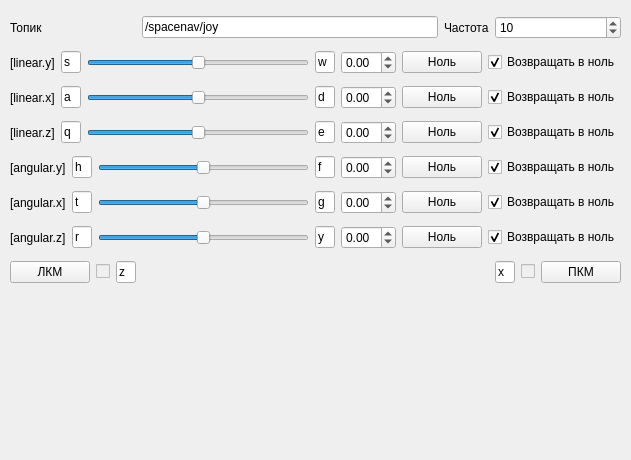
<?xml version="1.0" encoding="UTF-8"?>
<ui version="4.0">
 <class>spaceNavForm</class>
 <widget class="QWidget" name="spaceNavForm">
  <property name="geometry">
   <rect>
    <x>0</x>
    <y>0</y>
    <width>631</width>
    <height>460</height>
   </rect>
  </property>
  <property name="windowTitle">
   <string>Form</string>
  </property>
  <widget class="QWidget" name="gridLayoutWidget">
   <property name="geometry">
    <rect>
     <x>10</x>
     <y>10</y>
     <width>611</width>
     <height>287</height>
    </rect>
   </property>
   <layout class="QGridLayout" name="gridLayout">
    <item row="5" column="0" colspan="8">
     <layout class="QHBoxLayout" name="fourthLayout">
      <item>
       <widget class="QLabel" name="label_7">
        <property name="text">
         <string>[angular.x]</string>
        </property>
       </widget>
      </item>
      <item>
       <widget class="QLineEdit" name="decrementKey4">
        <property name="maximumSize">
         <size>
          <width>20</width>
          <height>16777215</height>
         </size>
        </property>
        <property name="focusPolicy">
         <enum>Qt::StrongFocus</enum>
        </property>
        <property name="contextMenuPolicy">
         <enum>Qt::DefaultContextMenu</enum>
        </property>
        <property name="text">
         <string>t</string>
        </property>
        <property name="maxLength">
         <number>1</number>
        </property>
        <property name="frame">
         <bool>true</bool>
        </property>
       </widget>
      </item>
      <item>
       <widget class="QSlider" name="slider4">
        <property name="minimum">
         <number>0</number>
        </property>
        <property name="maximum">
         <number>100</number>
        </property>
        <property name="singleStep">
         <number>1</number>
        </property>
        <property name="pageStep">
         <number>1</number>
        </property>
        <property name="value">
         <number>50</number>
        </property>
        <property name="tracking">
         <bool>true</bool>
        </property>
        <property name="orientation">
         <enum>Qt::Horizontal</enum>
        </property>
       </widget>
      </item>
      <item>
       <widget class="QLineEdit" name="incrementKey4">
        <property name="maximumSize">
         <size>
          <width>20</width>
          <height>16777215</height>
         </size>
        </property>
        <property name="text">
         <string>g</string>
        </property>
        <property name="maxLength">
         <number>1</number>
        </property>
       </widget>
      </item>
      <item>
       <widget class="QDoubleSpinBox" name="sb4">
        <property name="minimum">
         <double>-1.000000000000000</double>
        </property>
        <property name="maximum">
         <double>1.000000000000000</double>
        </property>
        <property name="singleStep">
         <double>0.010000000000000</double>
        </property>
       </widget>
      </item>
      <item>
       <widget class="QPushButton" name="setZeroButton4">
        <property name="text">
         <string>Ноль</string>
        </property>
       </widget>
      </item>
      <item>
       <widget class="QCheckBox" name="isSetableToZero4">
        <property name="text">
         <string>Возвращать в ноль</string>
        </property>
        <property name="checked">
         <bool>true</bool>
        </property>
       </widget>
      </item>
     </layout>
    </item>
    <item row="8" column="0">
     <widget class="QPushButton" name="leftMouseButton">
      <property name="text">
       <string>ЛКМ</string>
      </property>
     </widget>
    </item>
    <item row="3" column="0" colspan="8">
     <layout class="QHBoxLayout" name="secondLayout">
      <item>
       <widget class="QLabel" name="label_5">
        <property name="text">
         <string>[linear.z]</string>
        </property>
       </widget>
      </item>
      <item>
       <widget class="QLineEdit" name="decrementKey2">
        <property name="maximumSize">
         <size>
          <width>20</width>
          <height>16777215</height>
         </size>
        </property>
        <property name="text">
         <string>q</string>
        </property>
        <property name="maxLength">
         <number>1</number>
        </property>
       </widget>
      </item>
      <item>
       <widget class="QSlider" name="slider2">
        <property name="minimum">
         <number>0</number>
        </property>
        <property name="maximum">
         <number>100</number>
        </property>
        <property name="singleStep">
         <number>1</number>
        </property>
        <property name="pageStep">
         <number>1</number>
        </property>
        <property name="value">
         <number>50</number>
        </property>
        <property name="tracking">
         <bool>true</bool>
        </property>
        <property name="orientation">
         <enum>Qt::Horizontal</enum>
        </property>
       </widget>
      </item>
      <item>
       <widget class="QLineEdit" name="incrementKey2">
        <property name="maximumSize">
         <size>
          <width>20</width>
          <height>16777215</height>
         </size>
        </property>
        <property name="text">
         <string>e</string>
        </property>
        <property name="maxLength">
         <number>1</number>
        </property>
       </widget>
      </item>
      <item>
       <widget class="QDoubleSpinBox" name="sb2">
        <property name="minimum">
         <double>-1.000000000000000</double>
        </property>
        <property name="maximum">
         <double>1.000000000000000</double>
        </property>
        <property name="singleStep">
         <double>0.010000000000000</double>
        </property>
       </widget>
      </item>
      <item>
       <widget class="QPushButton" name="setZeroButton2">
        <property name="text">
         <string>Ноль</string>
        </property>
       </widget>
      </item>
      <item>
       <widget class="QCheckBox" name="isSetableToZero2">
        <property name="text">
         <string>Возвращать в ноль</string>
        </property>
        <property name="checked">
         <bool>true</bool>
        </property>
       </widget>
      </item>
     </layout>
    </item>
    <item row="2" column="0" colspan="8">
     <layout class="QHBoxLayout" name="firstLayout">
      <item>
       <widget class="QLabel" name="label_4">
        <property name="text">
         <string>[linear.x]</string>
        </property>
       </widget>
      </item>
      <item>
       <widget class="QLineEdit" name="decrementKey1">
        <property name="maximumSize">
         <size>
          <width>20</width>
          <height>16777215</height>
         </size>
        </property>
        <property name="text">
         <string>a</string>
        </property>
        <property name="maxLength">
         <number>1</number>
        </property>
       </widget>
      </item>
      <item>
       <widget class="QSlider" name="slider1">
        <property name="minimum">
         <number>0</number>
        </property>
        <property name="maximum">
         <number>100</number>
        </property>
        <property name="singleStep">
         <number>1</number>
        </property>
        <property name="pageStep">
         <number>1</number>
        </property>
        <property name="value">
         <number>50</number>
        </property>
        <property name="tracking">
         <bool>true</bool>
        </property>
        <property name="orientation">
         <enum>Qt::Horizontal</enum>
        </property>
       </widget>
      </item>
      <item>
       <widget class="QLineEdit" name="incrementKey1">
        <property name="maximumSize">
         <size>
          <width>20</width>
          <height>16777215</height>
         </size>
        </property>
        <property name="text">
         <string>d</string>
        </property>
        <property name="maxLength">
         <number>1</number>
        </property>
       </widget>
      </item>
      <item>
       <widget class="QDoubleSpinBox" name="sb1">
        <property name="minimum">
         <double>-1.000000000000000</double>
        </property>
        <property name="maximum">
         <double>1.000000000000000</double>
        </property>
        <property name="singleStep">
         <double>0.010000000000000</double>
        </property>
       </widget>
      </item>
      <item>
       <widget class="QPushButton" name="setZeroButton1">
        <property name="text">
         <string>Ноль</string>
        </property>
       </widget>
      </item>
      <item>
       <widget class="QCheckBox" name="isSetableToZero1">
        <property name="text">
         <string>Возвращать в ноль</string>
        </property>
        <property name="checked">
         <bool>true</bool>
        </property>
       </widget>
      </item>
     </layout>
    </item>
    <item row="8" column="7">
     <widget class="QPushButton" name="rightMouseButton">
      <property name="text">
       <string>ПКМ</string>
      </property>
     </widget>
    </item>
    <item row="0" column="4">
     <widget class="QLabel" name="FreqLabel">
      <property name="text">
       <string>Частота</string>
      </property>
     </widget>
    </item>
    <item row="6" column="0" colspan="8">
     <layout class="QHBoxLayout" name="fifthLayout">
      <item>
       <widget class="QLabel" name="label_8">
        <property name="text">
         <string>[angular.z]</string>
        </property>
       </widget>
      </item>
      <item>
       <widget class="QLineEdit" name="decrementKey5">
        <property name="maximumSize">
         <size>
          <width>20</width>
          <height>16777215</height>
         </size>
        </property>
        <property name="text">
         <string>r</string>
        </property>
        <property name="maxLength">
         <number>1</number>
        </property>
       </widget>
      </item>
      <item>
       <widget class="QSlider" name="slider5">
        <property name="minimum">
         <number>0</number>
        </property>
        <property name="maximum">
         <number>100</number>
        </property>
        <property name="singleStep">
         <number>1</number>
        </property>
        <property name="pageStep">
         <number>1</number>
        </property>
        <property name="value">
         <number>50</number>
        </property>
        <property name="tracking">
         <bool>true</bool>
        </property>
        <property name="orientation">
         <enum>Qt::Horizontal</enum>
        </property>
       </widget>
      </item>
      <item>
       <widget class="QLineEdit" name="incrementKey5">
        <property name="maximumSize">
         <size>
          <width>20</width>
          <height>16777215</height>
         </size>
        </property>
        <property name="text">
         <string>y</string>
        </property>
        <property name="maxLength">
         <number>1</number>
        </property>
       </widget>
      </item>
      <item>
       <widget class="QDoubleSpinBox" name="sb5">
        <property name="minimum">
         <double>-1.000000000000000</double>
        </property>
        <property name="maximum">
         <double>1.000000000000000</double>
        </property>
        <property name="singleStep">
         <double>0.010000000000000</double>
        </property>
       </widget>
      </item>
      <item>
       <widget class="QPushButton" name="setZeroButton5">
        <property name="text">
         <string>Ноль</string>
        </property>
       </widget>
      </item>
      <item>
       <widget class="QCheckBox" name="isSetableToZero5">
        <property name="text">
         <string>Возвращать в ноль</string>
        </property>
        <property name="checked">
         <bool>true</bool>
        </property>
       </widget>
      </item>
     </layout>
    </item>
    <item row="4" column="0" colspan="8">
     <layout class="QHBoxLayout" name="thirdLayout">
      <item>
       <widget class="QLabel" name="label_6">
        <property name="text">
         <string>[angular.y]</string>
        </property>
       </widget>
      </item>
      <item>
       <widget class="QLineEdit" name="decrementKey3">
        <property name="maximumSize">
         <size>
          <width>20</width>
          <height>16777215</height>
         </size>
        </property>
        <property name="contextMenuPolicy">
         <enum>Qt::DefaultContextMenu</enum>
        </property>
        <property name="text">
         <string>h</string>
        </property>
        <property name="maxLength">
         <number>1</number>
        </property>
       </widget>
      </item>
      <item>
       <widget class="QSlider" name="slider3">
        <property name="minimum">
         <number>0</number>
        </property>
        <property name="maximum">
         <number>100</number>
        </property>
        <property name="singleStep">
         <number>1</number>
        </property>
        <property name="pageStep">
         <number>1</number>
        </property>
        <property name="value">
         <number>50</number>
        </property>
        <property name="tracking">
         <bool>true</bool>
        </property>
        <property name="orientation">
         <enum>Qt::Horizontal</enum>
        </property>
       </widget>
      </item>
      <item>
       <widget class="QLineEdit" name="incrementKey3">
        <property name="maximumSize">
         <size>
          <width>20</width>
          <height>16777215</height>
         </size>
        </property>
        <property name="text">
         <string>f</string>
        </property>
        <property name="maxLength">
         <number>1</number>
        </property>
       </widget>
      </item>
      <item>
       <widget class="QDoubleSpinBox" name="sb3">
        <property name="minimum">
         <double>-1.000000000000000</double>
        </property>
        <property name="maximum">
         <double>1.000000000000000</double>
        </property>
        <property name="singleStep">
         <double>0.010000000000000</double>
        </property>
       </widget>
      </item>
      <item>
       <widget class="QPushButton" name="setZeroButton3">
        <property name="text">
         <string>Ноль</string>
        </property>
       </widget>
      </item>
      <item>
       <widget class="QCheckBox" name="isSetableToZero3">
        <property name="text">
         <string>Возвращать в ноль</string>
        </property>
        <property name="checked">
         <bool>true</bool>
        </property>
       </widget>
      </item>
     </layout>
    </item>
    <item row="8" column="1">
     <widget class="QCheckBox" name="lmbIndicator">
      <property name="enabled">
       <bool>false</bool>
      </property>
      <property name="text">
       <string/>
      </property>
      <property name="checkable">
       <bool>true</bool>
      </property>
      <property name="checked">
       <bool>false</bool>
      </property>
     </widget>
    </item>
    <item row="1" column="0" colspan="8">
     <layout class="QHBoxLayout" name="zeroLayout">
      <item>
       <widget class="QLabel" name="label_3">
        <property name="text">
         <string>[linear.y]</string>
        </property>
       </widget>
      </item>
      <item>
       <widget class="QLineEdit" name="decrementKey0">
        <property name="maximumSize">
         <size>
          <width>20</width>
          <height>16777215</height>
         </size>
        </property>
        <property name="text">
         <string>s</string>
        </property>
        <property name="maxLength">
         <number>1</number>
        </property>
       </widget>
      </item>
      <item>
       <widget class="QSlider" name="slider0">
        <property name="minimum">
         <number>0</number>
        </property>
        <property name="maximum">
         <number>100</number>
        </property>
        <property name="singleStep">
         <number>1</number>
        </property>
        <property name="pageStep">
         <number>1</number>
        </property>
        <property name="value">
         <number>50</number>
        </property>
        <property name="tracking">
         <bool>true</bool>
        </property>
        <property name="orientation">
         <enum>Qt::Horizontal</enum>
        </property>
       </widget>
      </item>
      <item>
       <widget class="QLineEdit" name="incrementKey0">
        <property name="maximumSize">
         <size>
          <width>20</width>
          <height>16777215</height>
         </size>
        </property>
        <property name="text">
         <string>w</string>
        </property>
        <property name="maxLength">
         <number>1</number>
        </property>
       </widget>
      </item>
      <item>
       <widget class="QDoubleSpinBox" name="sb0">
        <property name="minimum">
         <double>-1.000000000000000</double>
        </property>
        <property name="maximum">
         <double>1.000000000000000</double>
        </property>
        <property name="singleStep">
         <double>0.010000000000000</double>
        </property>
       </widget>
      </item>
      <item>
       <widget class="QPushButton" name="setZeroButton0">
        <property name="text">
         <string>Ноль</string>
        </property>
       </widget>
      </item>
      <item>
       <widget class="QCheckBox" name="isSetableToZero0">
        <property name="text">
         <string>Возвращать в ноль</string>
        </property>
        <property name="checked">
         <bool>true</bool>
        </property>
       </widget>
      </item>
     </layout>
    </item>
    <item row="8" column="2">
     <widget class="QLineEdit" name="lmbHotkeyLineEdit">
      <property name="maximumSize">
       <size>
        <width>20</width>
        <height>16777215</height>
       </size>
      </property>
      <property name="text">
       <string>z</string>
      </property>
      <property name="maxLength">
       <number>1</number>
      </property>
     </widget>
    </item>
    <item row="8" column="5">
     <widget class="QLineEdit" name="rmbHotkeyLineEdit">
      <property name="maximumSize">
       <size>
        <width>20</width>
        <height>16777215</height>
       </size>
      </property>
      <property name="text">
       <string>x</string>
      </property>
      <property name="maxLength">
       <number>1</number>
      </property>
     </widget>
    </item>
    <item row="0" column="3">
     <widget class="QLineEdit" name="topicLineEdit">
      <property name="minimumSize">
       <size>
        <width>150</width>
        <height>0</height>
       </size>
      </property>
      <property name="text">
       <string>/spacenav/joy</string>
      </property>
     </widget>
    </item>
    <item row="0" column="0">
     <widget class="QLabel" name="label">
      <property name="maximumSize">
       <size>
        <width>80</width>
        <height>16777215</height>
       </size>
      </property>
      <property name="text">
       <string>Топик</string>
      </property>
     </widget>
    </item>
    <item row="8" column="6">
     <widget class="QCheckBox" name="rmbIndicator">
      <property name="enabled">
       <bool>false</bool>
      </property>
      <property name="text">
       <string/>
      </property>
      <property name="checkable">
       <bool>true</bool>
      </property>
      <property name="checked">
       <bool>false</bool>
      </property>
     </widget>
    </item>
    <item row="0" column="5" colspan="3">
     <widget class="QSpinBox" name="freqSB">
      <property name="maximum">
       <number>10000</number>
      </property>
      <property name="value">
       <number>10</number>
      </property>
     </widget>
    </item>
   </layout>
  </widget>
 </widget>
 <resources/>
 <connections/>
</ui>
